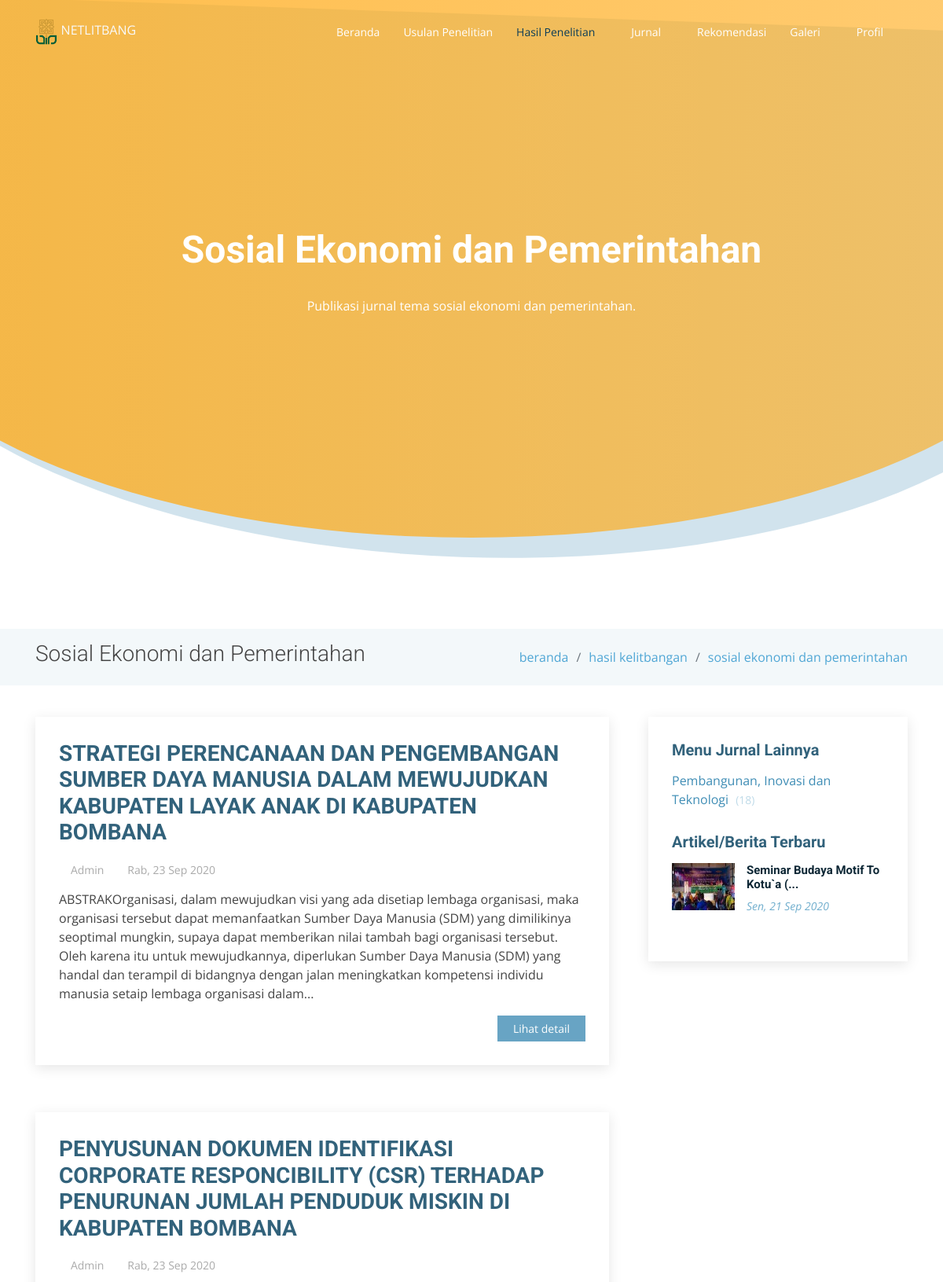
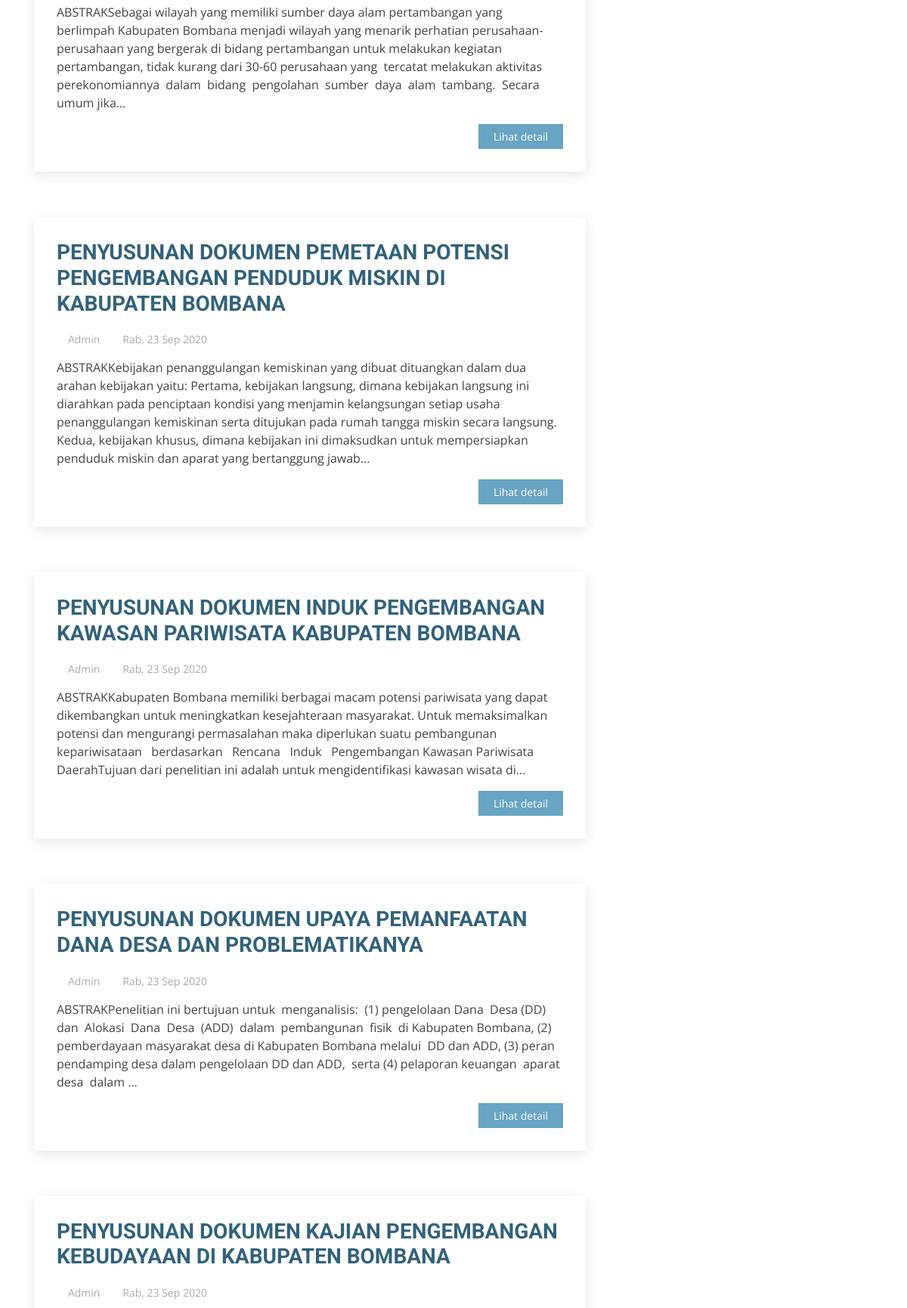
The app's page /litbang/sosial-pemerintahan (upper part) with its own data (2 pictures, top to bottom).
### tables this page shows
CREATE TABLE `articles` (
  `id` int(11) NOT NULL,
  `title` varchar(250) DEFAULT NULL,
  `content` text NOT NULL,
  `file` varchar(55) DEFAULT NULL,
  `start_date` date DEFAULT NULL,
  `end_date` date DEFAULT NULL,
  `type` enum('sop-kelitbangan','rik-bombana','agenda-kegiatan','rekomendasi','artikel-berita','sosial-pemerintahan','ekonomi-pembangunan','inovasi-pelayanan-publik','definisi','regulasi','kontak-kami','struktur-organisasi','gambar','foto-kegiatan','video') NOT NULL,
  `slug` varchar(250) DEFAULT NULL,
  `created_at` timestamp NOT NULL DEFAULT current_timestamp(),
  `created_by` int(11) NOT NULL,
  `updated_at` timestamp NULL DEFAULT NULL,
  `updated_by` int(11) DEFAULT NULL
);

### application/controllers/Litbang.php (called while the page is built, shortened)
<?php
class Litbang extends CI_Controller {
	public function __construct() {
		$this->load->model('Litbang_model');
	}
	public function index($content = 'sosial-pemerintahan')
	{
		$data					= $this->__getContentData($content, 'index');
		$data['new_articles']	= $this->Litbang_model->getNewArticle();
		$this->load->view('templates/header');
		$this->load->view('templates/head-content', $data);
		$this->load->view('pages/litbang/'.$content);
		$this->load->view('templates/footer');
	}
	protected function __getContentData($content, $function = 'index', $slug = NULL) {
		if($function == 'index') {
			if($content == 'sosial-pemerintahan') {
				$data				= $this->__getPagination($content, 'articles');
				$data['head']		= 'Sosial Ekonomi dan Pemerintahan';
				$data['content']	= 'Publikasi jurnal tema sosial ekonomi dan pemerintahan.';
				$data['title']		= 'Sosial Ekonomi dan Pemerintahan';
				$data['link_map']	= [
					[
						'title'	=> 'beranda',
						'slug'	=> base_url()
					],
					[
						'title'	=> 'hasil kelitbangan',
						'slug'	=> NULL
					],
					[
						'title'	=> 'sosial ekonomi dan pemerintahan',
						'slug'	=> NULL
					],
				];
				$data['side_submenu']	= [
					[
						'title'	=> 'Pembangunan, Inovasi dan Teknologi',
						'slug'	=> base_url('litbang/ekonomi-pembangunan'),
						'total'	=> $this->Litbang_model->getTotalData('ekonomi-pembangunan', 'articles')
					],
				];
				return $data;
			}else if($content == 'ekonomi-pembangunan') {
				$data				= $this->__getPagination($content, 'articles');
				$data['head']		= 'Pembangunan, Inovasi dan Teknologi';
				$data['content']	= 'Publikasi jurnal tema pembangunan, inovasi dan teknologi.';
				$data['title']		= 'Pembangunan, Inovasi dan Teknologi';
				$data['link_map']	= [
					[
						'title'	=> 'beranda',
						'slug'	=> base_url()
					],
					[
						'title'	=> 'hasil kelitbangan',
						'slug'	=> NULL
					],
					[
						'title'	=> 'pembangunan, inovasi dan teknologi',
						'slug'	=> NULL
					],
				];
				$data['side_submenu']	= [
					[
						'title'	=> 'Sosial Ekonomi dan Pemerintahan',
						'slug'	=> base_url('litbang/sosial-pemerintahan'),
						'total'	=> $this->Litbang_model->getTotalData('sosial-pemerintahan', 'articles')
					],
				];
				return $data;
			}else if($content == 'inovasi-pelayanan-publik') {
				$data				= $this->__getPagination($content, 'articles');
				$data['head']		= 'Inovasi dan Pelayanan Publik';
				$data['content']	= 'Publikasi jurnal tema inovasi dan pelayanan publik.';
				$data['title']		= 'Inovasi dan Pelayanan Publik';
				$data['link_map']	= [
					[
						'title'	=> 'beranda',
						'slug'	=> base_url()
					],
					[
						'title'	=> 'hasil kelitbangan',
						'slug'	=> NULL
					],
					[
						'title'	=> 'inovasi dan pelayanan publik',
						'slug'	=> NULL
					],
				];
				$data['side_submenu']	= [
					[
						'title'	=> 'Sosial dan Pemerintahan',
						'slug'	=> base_url('litbang/sosial-pemerintahan'),
						'total'	=> $this->Litbang_model->getTotalData('sosial-pemerintahan', 'articles')
					],
					[
						'title'	=> 'Ekonomi dan Pembangunan',
						'slug'	=> base_url('litbang/ekonomi-pembangunan'),
						'total' => $this->Litbang_model->getTotalData('ekonomi-pembangunan', 'articles')
					]
				];
				return $data;
			}
		}else if($function == 'detail') {
			if($content == 'sosial-pemerintahan') {
				$data['results']	= $this->Litbang_model->getDetailData('articles', $slug);
				$data['head']		= 'Sosial Ekonomi dan Pemerintahan';
				$data['content']	= 'Publikasi jurnal tema sosial ekonomi dan pemerintahan.';
				$data['title']		= 'Sosial Ekonomi dan Pemerintahan';
				$data['link_map']	= [
					[
						'title'	=> 'beranda',
						'slug'	=> base_url()
					],
					[
						'title'	=> 'jurnal',
						'slug'	=> NULL
					],
					[
						'title'	=> 'sosial ekonomi dan pemerintahan',
						'slug'	=> base_url('litbang/sosial-pemerintahan')
					],
					[
						'title'	=> 'detail jurnal',
						'slug'	=> NULL
					],
				];
				$data['side_submenu']	= [
					[
						'title'	=> 'Pembangunan, Inovasi dan Teknologi',
						'slug'	=> base_url('litbang/ekonomi-pembangunan'),
						'total'	=> NULL
					],
				];
				return $data;
			}else if($content == 'ekonomi-pembangunan') {
				$data['results']	= $this->Litbang_model->getDetailData('articles', $slug);
				$data['head']		= 'Pembangunan, Inovasi dan Teknologi';
				$data['content']	= 'Publikasi jurnal tema pembangunan, inovasi dan teknologi.';
				$data['title']		= 'Pembangunan, Inovasi dan Teknologi';
				$data['link_map']	= [
					[
						'title'	=> 'beranda',
						'slug'	=> base_url()
					],
					[
						'title'	=> 'hasil kelitbangan',
						'slug'	=> NULL
					],
					[
						'title'	=> 'pembangunan, inovasi dan teknologi',
						'slug'	=> NULL
					],
				];
				$data['side_submenu']	= [
					[
						'title'	=> 'Sosial Ekonomi dan Pemerintahan',
						'slug'	=> base_url('litbang/sosial-pemerintahan'),
						'total'	=> $this->Litbang_model->getTotalData('sosial-pemerintahan', 'articles')
					],
				];
				return $data;
			}else if($content == 'inovasi-pelayanan-publik') {
				$data['results']	= $this->Litbang_model->getDetailData('articles', $slug);
				$data['head']		= 'Inovasi dan Pelayanan Publik';
				$data['content']	= 'Publikasi jurnal tema inovasi dan pelayanan publik.';
				$data['title']		= 'Inovasi dan Pelayanan Publik';
				$data['link_map']	= [
					[
						'title'	=> 'beranda',
						'slug'	=> base_url()
					],
					[
						'title'	=> 'hasil kelitbangan',
						'slug'	=> NULL
					],
					[
						'title'	=> 'inovasi dan pelayanan publik',
						'slug'	=> NULL
					],
				];
				$data['side_submenu']	= [
					[
						'title'	=> 'Sosial dan Pemerintahan',
						'slug'	=> base_url('litbang/sosial-pemerintahan'),
						'total'	=> $this->Litbang_model->getTotalData('sosial-pemerintahan', 'articles')
					],
					[
						'title'	=> 'Ekonomi dan Pembangunan',
						'slug'	=> base_url('litbang/ekonomi-pembangunan'),
						'total' => $this->Litbang_model->getTotalData('ekonomi-pembangunan', 'articles')
					]
				];
				return $data;
			}
		}
	}
	protected function __getPagination($content, $table, $per_page = 10) {
		$config['base_url'] 	= base_url('litbang/').$content;
		$config['total_rows'] 	= $this->Litbang_model->getTotalData($content, $table);
		$config['per_page'] 	= $per_page;
		$config["uri_segment"] 	= 3;
		$choice 				= $config["total_rows"] / $config["per_page"];
		$config["num_links"] 	= floor($choice);
		$config['first_link']       = 'First';
		$config['last_link']        = 'Last';
		$config['next_link']        = '<i class="icofont-rounded-right"></i>';
		$config['prev_link']        = '<i class="icofont-rounded-left"></i>';
		$config['full_tag_open']    = '<ul class="justify-content-center">';
		$config['full_tag_close']   = '</ul>';
		$config['num_tag_open']     = '<li>';
		$config['num_tag_close']    = '</li>';
		$config['cur_tag_open']     = '<li class="active"><a href="#">';
		$config['cur_tag_close']    = '</a></li>';
		$config['next_tag_open']    = '<li>';
		$config['next_tagl_close']  = '</li>';
		$config['prev_tag_open']    = '<li>';
		$config['prev_tagl_close']  = '</li>';
		$config['first_tag_open']   = '<li>';
		$config['first_tagl_close'] = '</li>';
		$config['last_tag_open']    = '<li>';
		$config['last_tagl_close']  = '</li>';
		$this->pagination->initialize($config);
		$data['page'] 				= ($this->uri->segment(3)) ? $this->uri->segment(3) : 0;
		$data['results'] 			= $this->Litbang_model->getContentData($content, $table, $config["per_page"], $data['page']);
		$data['pagination'] 		= $this->pagination->create_links();
		return $data;
	}
}

### index.php (called while the page is built, shortened)
<?php
require_once BASEPATH.'core/CodeIgniter.php';

### application/models/Litbang_model.php (called while the page is built, shortened)
<?php
class Litbang_model extends CI_Model{
    public function getContentData($type, $table, $limit, $start){
                      $this->db->limit($limit, $start);
                      $this->db->order_by('created_at', 'DESC');
        $results    = $this->db->get_where($table, ['type' => $type])->result_array();
        return $results;
    }
    public function getNewArticle(){
                      $this->db->limit(3);
                      $this->db->order_by('created_at', 'DESC');
        $results    = $this->db->get_where('articles', ['type' => 'artikel-berita'])->result_array();
        return $results;
    }
}

### application/helpers/rmy_helper.php (called while the page is built, shortened)
<?php defined('BASEPATH') OR exit('No direct script access allowed');
if (! function_exists('_limitText($string, $limit = 100)'))
{
	function _limitText($string, $limit = 100) {
        $string = strip_tags($string);
        if (strlen($string) > $limit) {
            $stringCut = substr($string, 0, $limit);
            $endPoint = strrpos($stringCut, ' ');
            $string = $endPoint? substr($stringCut, 0, $endPoint) : substr($stringCut, 0);
            $string .= '...';
        }
        return $string;
    }
}
if (! function_exists('_dateShortID($date)'))
{
	function _dateShortID($date){
        $bulan = array(
            'Jan',
            'Feb',
            'Mar',
            'Apr',
            'Mei',
            'Jun',
            'Jul',
            'Agu',
            'Sep',
            'Okt',
            'Nov',
            'Des'
        );
        $hari = array(
            'Monday' => 'Sen',
            'Tuesday' => 'Sel',
            'Wednesday' => 'Rab',
            'Thursday' => 'Kam',
            'Friday' => 'Jum',
            'Saturday' => 'Sab',
            'Sunday' => 'Min'
        );
        $split = explode(' ', $date);
        $split = explode('-', $split[0]);
        $indexHari = date('l', strtotime($date));
        return $hari[$indexHari].', '.$split[2].' '.$bulan[$split[1]-1].' '.$split[0];
    }
}

### application/views/pages/litbang/sosial-pemerintahan.php (the view, shortened to what this page needs)
<main id="main">
    <section class="breadcrumbs">
        <div class="container">
            <div class="d-flex justify-content-between align-items-center">
            <h2><?=$title?></h2>
            <ol>
                <?php
                    foreach($link_map as $link) {
                ?>
                <li><a href="<?=$link['slug']?>"><?=$link['title']?></a></li>
                <?php
                    }
                ?>
            </ol>
            </div>
        </div>
    </section>
    <section class="blog" data-aos="fade-up" data-aos-easing="ease-in-out" data-aos-duration="500">
        <div class="container">
            <div class="row">
                <div class="col-lg-8 entries">
                    <?php
                        if(!empty($results)) {
                            foreach($results as $value) {
                    ?>
                    <article class="entry">
                        <h2 class="entry-title">
                            <a href="<?=base_url('litbang/detail/sosial-pemerintahan/').$value['slug']?>"><?=_limitText($value['title'], 170)?></a>
                        </h2>
                        <div class="entry-meta">
                            <ul>
                                <li class="d-flex align-items-center">
                                    <i class="icofont-user"></i>
                                    <a href="#">Admin</a>
                                </li>
                                <li class="d-flex align-items-center">
                                    <i class="icofont-wall-clock"></i>
                                    <a href="#"><time datetime="2020-01-01"><?=_dateShortID($value['created_at'])?></time></a>
                                </li>
                            </ul>
                        </div>
                        <div class="entry-content">
                            <p><?=_limitText($value['content'], 450)?></p>
                            <div class="read-more">
                                <a href="<?=base_url('litbang/detail/sosial-pemerintahan/').$value['slug']?>">Lihat detail</a>
                            </div>
                        </div>
                    </article>
                    <?php
                            }
                        }else {
                    ?>
                        <h3 class="text-center mt-3">Data Kosong.</h3>
                    <?php
                        }
                    ?>
                </div>
                <div class="col-lg-4">
                    <div class="sidebar">
                    <h3 class="sidebar-title">Menu Jurnal Lainnya</h3>
                    <div class="sidebar-item categories">
                        <ul>
                            <?php
                                foreach($side_submenu as $submenu) {
                            ?>
                            <li><a href="<?=$submenu['slug']?>"><?=$submenu['title']?> <?=!empty($submenu['total']) ? '<span>('.$submenu['total'].')</span>' : '' ?></a></li>
                            <?php
                                }
                            ?>
                        </ul>
                    </div>
                    <h3 class="sidebar-title">Artikel/Berita Terbaru</h3>
                    <div class="sidebar-item recent-posts">
                        <?php
                            if(!empty($new_articles)) {
                                foreach($new_articles as $value) {
                        ?>
                        <div class="post-item clearfix">
                            <img src="<?=base_url('uploads/images/thumbs/').$value['file']?>" alt="gambar">
                            <h4><a href="<?=base_url('journal/detail/artikel-berita/').$value['slug']?>"><?=_limitText($value['title'],35)?></a></h4>
                            <time datetime="<?=date('Y-m-d')?>"><?=_dateShortID($value['created_at'])?></time>
                        </div>
                        <?php
                                }
                            }else {
                        ?>
                        <h3>Tidak ada berita.</h3>
                        <?php
                            }
                        ?>
                    </div>
                    </div>
                </div>
            </div>
        </div>
    </section>
</main>

### records on screen
articles: title "STRATEGI PERENCANAAN DAN PENGEMBANGAN SUMBER DAYA MANUSIA DALAM MEWUJUDKAN KABUPATEN LAYAK ANAK DI KABUPATEN BOMBANA", created_at "Rab, 23 Sep 2020", content "ABSTRAKOrganisasi, dalam mewujudkan visi yang ada disetiap lembaga organisasi, maka organisasi tersebut dapat memanfaatkan Sumber Daya Manusia (SDM) yang dimilikinya seoptimal mungkin, supaya dapat memberikan nilai tambah bagi organisasi tersebut. Oleh karena itu untuk mewujudkannya, diperlukan Sumber Daya Manusia (SDM) yang handal dan terampil di bidangnya dengan jalan meningkatkan kompetensi individu manusia setaip lembaga organisasi dalam..."
articles: title "PENYUSUNAN DOKUMEN IDENTIFIKASI CORPORATE RESPONCIBILITY (CSR) TERHADAP PENURUNAN JUMLAH PENDUDUK MISKIN DI KABUPATEN BOMBANA", created_at "Rab, 23 Sep 2020", content "ABSTRAKSebagai wilayah yang memiliki sumber daya alam pertambangan yang berlimpah Kabupaten Bombana menjadi wilayah yang menarik perhatian perusahaan- perusahaan yang bergerak di bidang pertambangan untuk melakukan kegiatan pertambangan, tidak kurang dari 30-60 perusahaan yang tercatat melakukan aktivitas perekonomiannya dalam bidang pengolahan sumber daya alam tambang. Secara umum jika..."
articles: title "PENYUSUNAN DOKUMEN PEMETAAN POTENSI PENGEMBANGAN PENDUDUK MISKIN DI KABUPATEN BOMBANA", created_at "Rab, 23 Sep 2020", content "ABSTRAKKebijakan penanggulangan kemiskinan yang dibuat dituangkan dalam dua arahan kebijakan yaitu: Pertama, kebijakan langsung, dimana kebijakan langsung ini diarahkan pada penciptaan kondisi yang menjamin kelangsungan setiap usaha penanggulangan kemiskinan serta ditujukan pada rumah tangga miskin secara langsung. Kedua, kebijakan khusus, dimana kebijakan ini dimaksudkan untuk mempersiapkan penduduk miskin dan aparat yang bertanggung jawab..."
articles: title "PENYUSUNAN DOKUMEN INDUK PENGEMBANGAN KAWASAN PARIWISATA KABUPATEN BOMBANA", created_at "Rab, 23 Sep 2020", content "ABSTRAKKabupaten Bombana memiliki berbagai macam potensi pariwisata yang dapat dikembangkan untuk meningkatkan kesejahteraan masyarakat. Untuk memaksimalkan potensi dan mengurangi permasalahan maka diperlukan suatu pembangunan kepariwisataan berdasarkan Rencana Induk Pengembangan Kawasan Pariwisata DaerahTujuan dari penelitian ini adalah untuk mengidentifikasi kawasan wisata di..."
articles: title "PENYUSUNAN DOKUMEN UPAYA PEMANFAATAN DANA DESA DAN PROBLEMATIKANYA", created_at "Rab, 23 Sep 2020", content "ABSTRAKPenelitian ini bertujuan untuk menganalisis: (1) pengelolaan Dana Desa (DD) dan Alokasi Dana Desa (ADD) dalam pembangunan fisik di Kabupaten Bombana, (2) pemberdayaan masyarakat desa di Kabupaten Bombana melalui DD dan ADD, (3) peran pendamping desa dalam pengelolaan DD dan ADD, serta (4) pelaporan keuangan aparat desa dalam ..."
articles: title "PENYUSUNAN DOKUMEN KAJIAN PENGEMBANGAN KEBUDAYAAN DI KABUPATEN BOMBANA", created_at "Rab, 23 Sep 2020"
articles: file (picture), title "Seminar Budaya Motif To Kotu`a (...", created_at "Sen, 21 Sep 2020"

### other values on screen
$head "Sosial Ekonomi dan Pemerintahan"
$content "Publikasi jurnal tema sosial ekonomi dan pemerintahan."
$title "Sosial Ekonomi dan Pemerintahan"
$link['title'] "beranda"
$link['title'] "hasil kelitbangan"
$link['title'] "sosial ekonomi dan pemerintahan"
$submenu['title'] "Pembangunan, Inovasi dan Teknologi"
$submenu['total'] "18"
